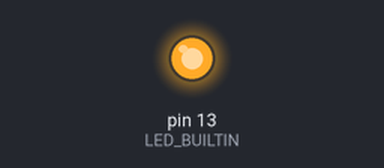
Bench run of a sketch on a simulated Arduino Uno, built with avr-gcc and run on an emulated ATmega328P. Parts: output pins drawn as LEDs (lit = HIGH). Sleep ends after the set time or at an interrupt. At 4.0 s the program stops and its outputs stay as they are.

Above: at 0.1 s.
At 3.1 s:
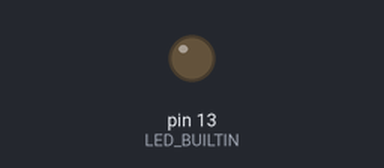
Timing chart, 0 to 4.6 s (numbered marks = the images above):
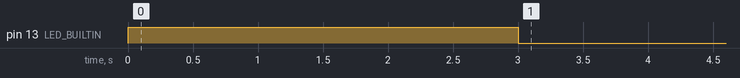

Measured:
- by itself, pin 13 (LED_BUILTIN): HIGH → LOW at 3.0 s

The sketch:

TestSleep.ino
```cpp
#include <avr/sleep.h>
#define interruptPin 2


void setup() {
  // put your setup code here, to run once:
  Serial.begin(9600);
  pinMode(LED_BUILTIN, OUTPUT);
  pinMode(interruptPin, INPUT_PULLUP);
  digitalWrite(LED_BUILTIN, HIGH);

}

void loop() {
  // put your main code here, to run repeatedly:
  delay(3000);
  GoingToSleep();

}

void GoingToSleep() {
  sleep_enable();
  attachInterrupt(2, wakeUp, LOW);
  set_sleep_mode(SLEEP_MODE_PWR_DOWN);
  digitalWrite(LED_BUILTIN, LOW);
  delay(1000);
  sleep_cpu();
  Serial.println("just woke up");
  digitalWrite(LED_BUILTIN, HIGH);
}

void wakeUp() {
  Serial.println("Interrupt Fired");
  sleep_disable();
  detachInterrupt(0);
}
```
